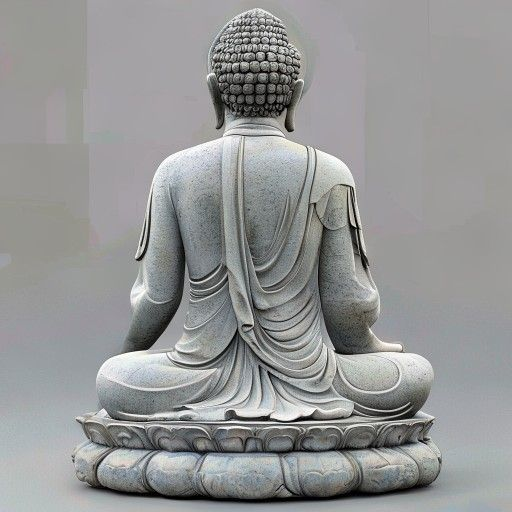
#> input picture frontend/AR/dataset/illustrate_cache/TAX_L_019_back.jpg, 512 x 512 px
$ python -i restoration.py   (imports and definitions only)
#> lines starting #> are read from the running program, lines starting #| are printed output that depends on the picture
"""
restoration.py — minimal, non-destructive artifact photo enhancement.
Goal: make the photo slightly cleaner and crisper without changing
the look. Less is more for already decent museum photos.
"""

import io
import os
import cv2
import json
import numpy as np
from pathlib import Path
from fastapi import HTTPException
from fastapi.responses import StreamingResponse


def restore_artifact_image(image_path: Path) -> io.BytesIO:
    img = cv2.imread(str(image_path))
#> img is the input picture: shape (512, 512, 3); mean B, G, R 149.5, 149.5, 148.3
    if img is None:
        raise ValueError(f"Cannot read image: {image_path}")

    # ── Step 1: Very gentle denoising (low h value = preserve texture) ───────
    img = cv2.fastNlMeansDenoisingColored(
        img, None,
        h=5, hColor=5,
        templateWindowSize=7,
        searchWindowSize=15
    )

    # ── Step 2: CLAHE only on L channel — local contrast, very subtle ────────
    lab = cv2.cvtColor(img, cv2.COLOR_BGR2LAB)
#> lab: shape (512, 512, 3); mean of channels 0, 1, 2 156.6, 127.5, 128
    l, a, b = cv2.split(lab)
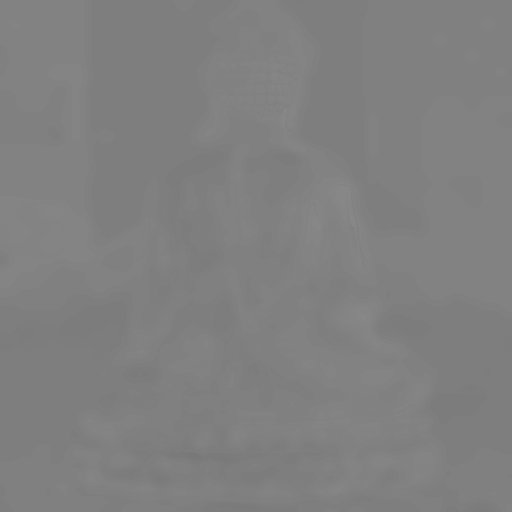
#> b: shape (512, 512); min 120, max 137, mean 128
    clahe = cv2.createCLAHE(clipLimit=1.5, tileGridSize=(8, 8))
    l = clahe.apply(l)
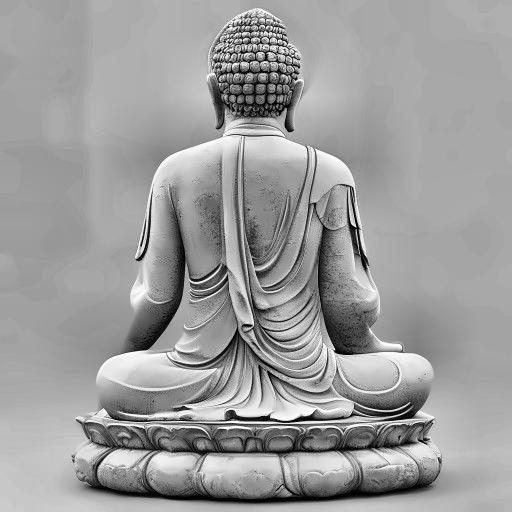
#> l: shape (512, 512); min 0, max 255, mean 156.6
    img = cv2.cvtColor(cv2.merge((l, a, b)), cv2.COLOR_LAB2BGR)

    # ── Step 3: Mild sharpening kernel ───────────────────────────────────────
    kernel = np.array([
        [ 0, -0.3,  0],
        [-0.3,  2.2, -0.3],
        [ 0, -0.3,  0]
    ])
    img = cv2.filter2D(img, -1, kernel)
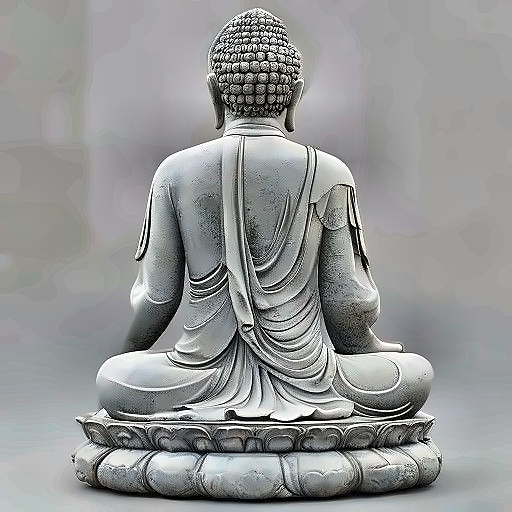
#> img: shape (512, 512, 3); mean B, G, R 149.6, 149.8, 148.6
    img = np.clip(img, 0, 255).astype(np.uint8)

    # ── Step 4: Resize to max 1200px longest edge for output ─────────────────
    h, w = img.shape[:2]
#> h = 512; w = 512
    longest = max(h, w)
#> longest = 512
    if longest > 1200:
        scale = 1200 / longest
        img = cv2.resize(img, (int(w * scale), int(h * scale)), interpolation=cv2.INTER_LANCZOS4)

    is_success, buffer = cv2.imencode(".jpg", img, [int(cv2.IMWRITE_JPEG_QUALITY), 95])
    if not is_success:
        raise ValueError("Failed to encode image")

    return io.BytesIO(buffer)


# [42 lines left out: function handle_restoration_request, not called in this run]

>>> result = restore_artifact_image('../frontend/AR/dataset/illustrate_cache/TAX_L_019_back.jpg')
